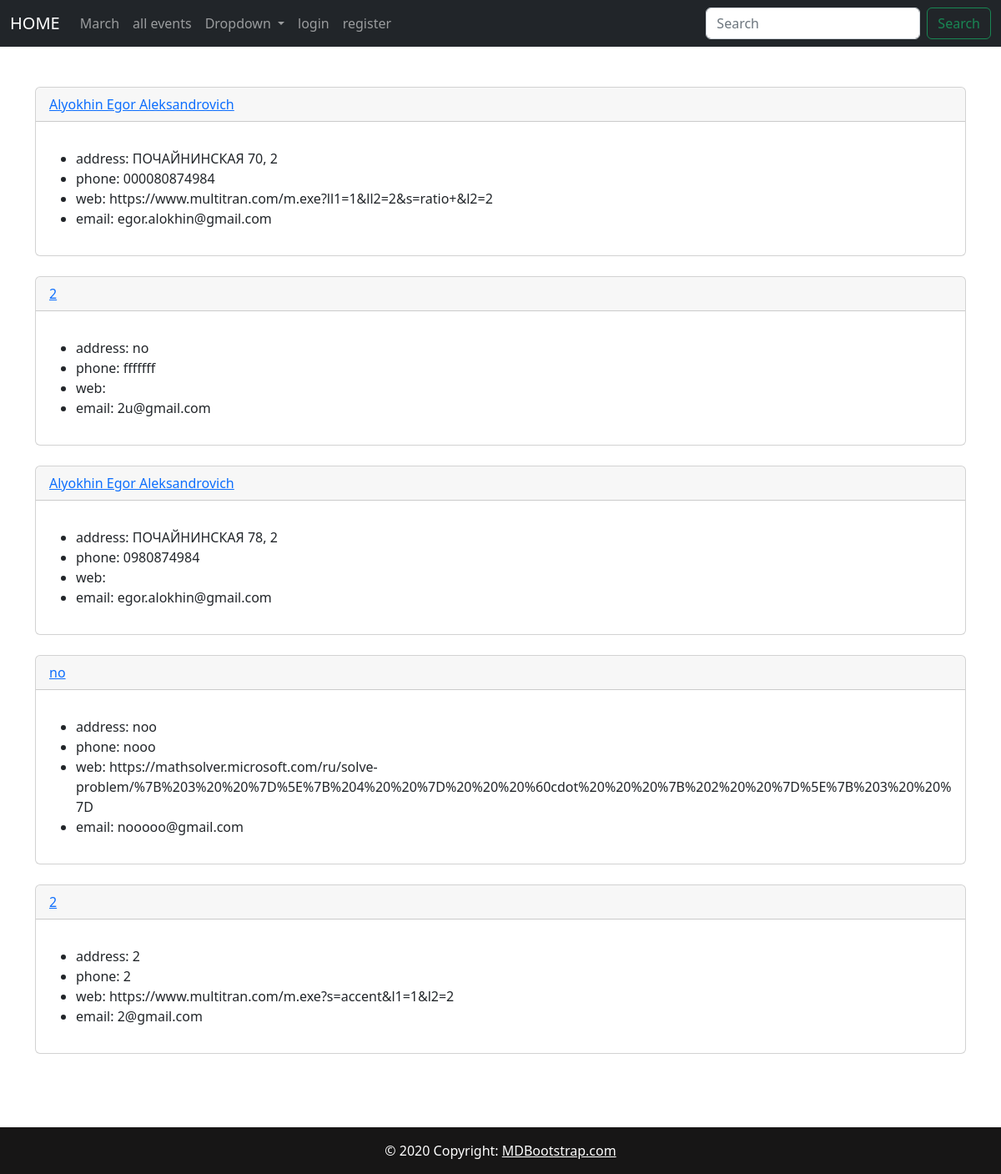
Page /my_venue/1 on the committed database.
### events/models.py (models this page shows)
class Venue(models.Model):
    name = models.CharField(max_length = 50)
    address = models.CharField(max_length = 100)
    phone = models.CharField('Contact phone', max_length = 15, blank = True)
    web = models.URLField('Website address', blank = True)
    email = models.EmailField('Email address', blank = True)
    owner = models.IntegerField('venue_owner', blank=False, default=1)
    image = models.ImageField(blank=True, null=True, upload_to='images/')

### events/views.py (the view)
# urls.py: path('my_venue/<user_id>', my_venue, name='my_venue'),
def my_venue(request, user_id):
    venues = Venue.objects.filter(owner = user_id)
    return render(request, 'events/my_venue.html', {'my_venue' : venues})

### events/templates/events/my_venue.html
{%extends 'events/base.html'%}
{%block content%}
<br>
<br>
{%for venue in my_venue%}
    <div class="card">
  <div class="card-header">
      <a href="{%url 'show_venue' venue.id%}">{{venue.name}}</a>
  </div>
  <div class="card-body">
    <p class="card-text">
        <ul>
      <li>address: {{venue.address}}</li>
      <li>phone: {{venue.phone}}</li>
      <li>web: {{venue.web}}<br></li>
      <li>email: {{venue.email}}<br></li>
  </ul>
    </p>
  </div>
      </div>
<br>
      {%endfor%}
<br>
<br>
<br>
<br>
<br>
{%endblock%}

### rows in the picture
Venue: name "Alyokhin Egor Aleksandrovich", address "ПОЧАЙНИНСКАЯ 70, 2", phone "000080874984", web "https://www.multitran.com/m.exe?ll1=1&ll2=2&s=ratio+&l2=2", email "egor.alokhin@gmail.com"
Venue: name "2", address "no", phone "fffffff", email "2u@gmail.com"
Venue: name "Alyokhin Egor Aleksandrovich", address "ПОЧАЙНИНСКАЯ 78, 2", phone "0980874984", email "egor.alokhin@gmail.com"
Venue: name "no", address "noo", phone "nooo", web "https://mathsolver.microsoft.com/ru/solve-problem/%7B%203%20%20%7D%5E%7B%204%20%20%7D%20%20%20%60cdot%20%20%20%7B%202%20%20%7D%5E%7B%203%20%20%7D", email "nooooo@gmail.com"
Venue: name "2", address "2", phone "2", web "https://www.multitran.com/m.exe?s=accent&l1=1&l2=2", email "2@gmail.com"
